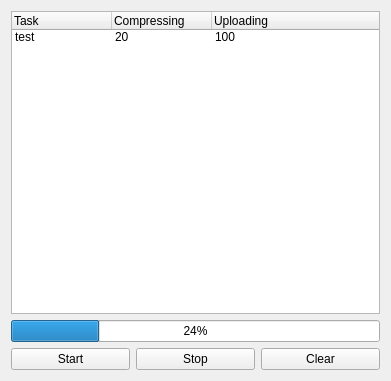
<?xml version="1.0" encoding="UTF-8"?>
<ui version="4.0">
 <class>TaskQueue</class>
 <widget class="QWidget" name="TaskQueue">
  <property name="windowModality">
   <enum>Qt::NonModal</enum>
  </property>
  <property name="geometry">
   <rect>
    <x>0</x>
    <y>0</y>
    <width>391</width>
    <height>381</height>
   </rect>
  </property>
  <property name="windowTitle">
   <string>Task queue</string>
  </property>
  <layout class="QVBoxLayout" name="verticalLayout">
   <item>
    <widget class="QTreeWidget" name="treeWidget">
     <property name="autoFillBackground">
      <bool>true</bool>
     </property>
     <property name="rootIsDecorated">
      <bool>false</bool>
     </property>
     <property name="animated">
      <bool>false</bool>
     </property>
     <property name="headerHidden">
      <bool>false</bool>
     </property>
     <attribute name="headerCascadingSectionResizes">
      <bool>false</bool>
     </attribute>
     <attribute name="headerShowSortIndicator" stdset="0">
      <bool>false</bool>
     </attribute>
     <attribute name="headerStretchLastSection">
      <bool>true</bool>
     </attribute>
     <column>
      <property name="text">
       <string>Task</string>
      </property>
     </column>
     <column>
      <property name="text">
       <string>Compressing</string>
      </property>
     </column>
     <column>
      <property name="text">
       <string>Uploading</string>
      </property>
     </column>
     <item>
      <property name="text">
       <string>test</string>
      </property>
      <property name="text">
       <string>20</string>
      </property>
      <property name="text">
       <string>100</string>
      </property>
     </item>
    </widget>
   </item>
   <item>
    <widget class="QProgressBar" name="totalProgressBar">
     <property name="value">
      <number>24</number>
     </property>
    </widget>
   </item>
   <item>
    <layout class="QHBoxLayout" name="horizontalLayout">
     <item>
      <widget class="QPushButton" name="startButton">
       <property name="text">
        <string>Start</string>
       </property>
      </widget>
     </item>
     <item>
      <widget class="QPushButton" name="stopButton">
       <property name="text">
        <string>Stop</string>
       </property>
      </widget>
     </item>
     <item>
      <widget class="QPushButton" name="clearButton">
       <property name="text">
        <string>Clear</string>
       </property>
      </widget>
     </item>
    </layout>
   </item>
  </layout>
 </widget>
 <resources/>
 <connections/>
</ui>
